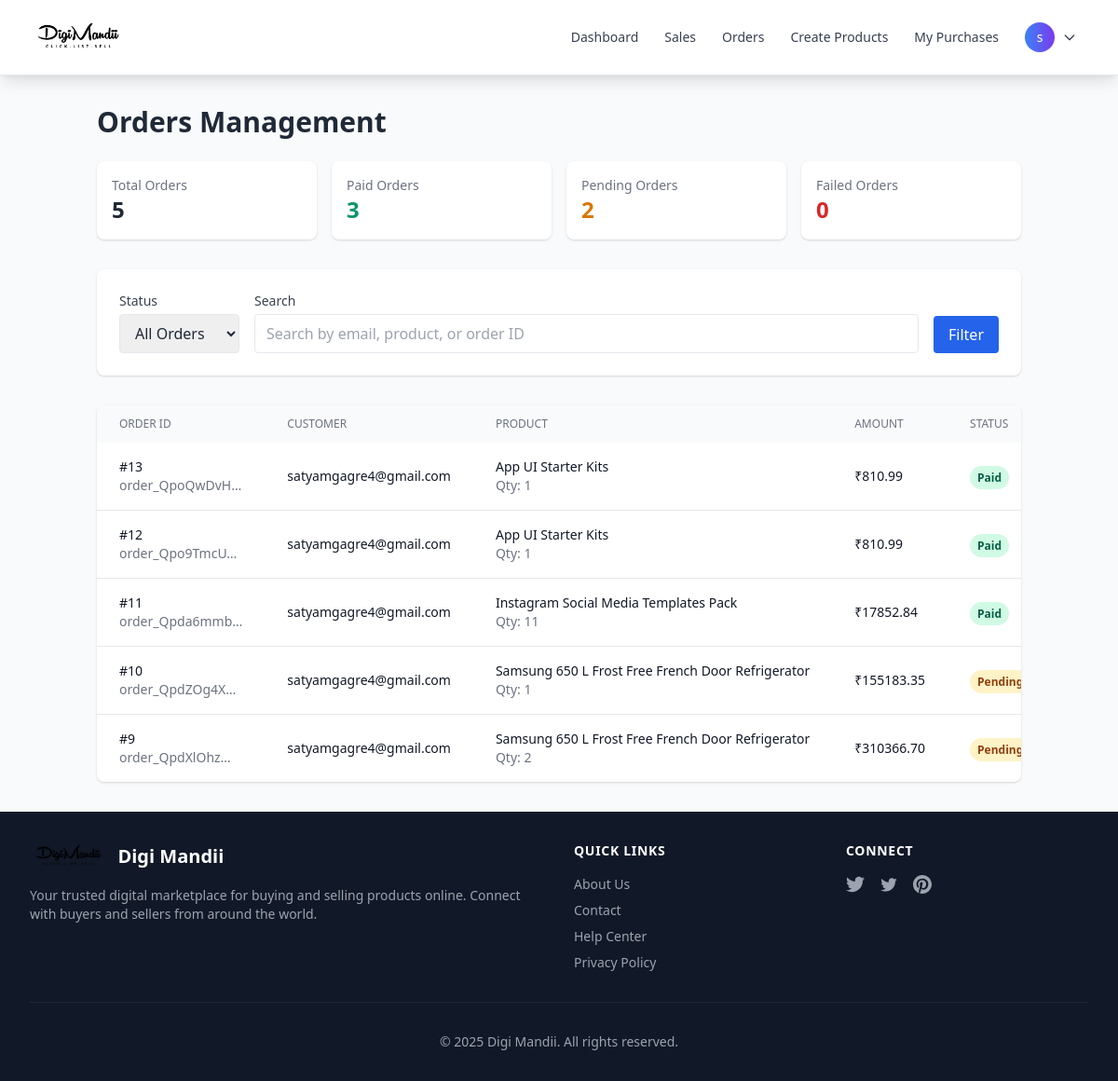
The page /orders/ (signed in) on the database as committed earlier.
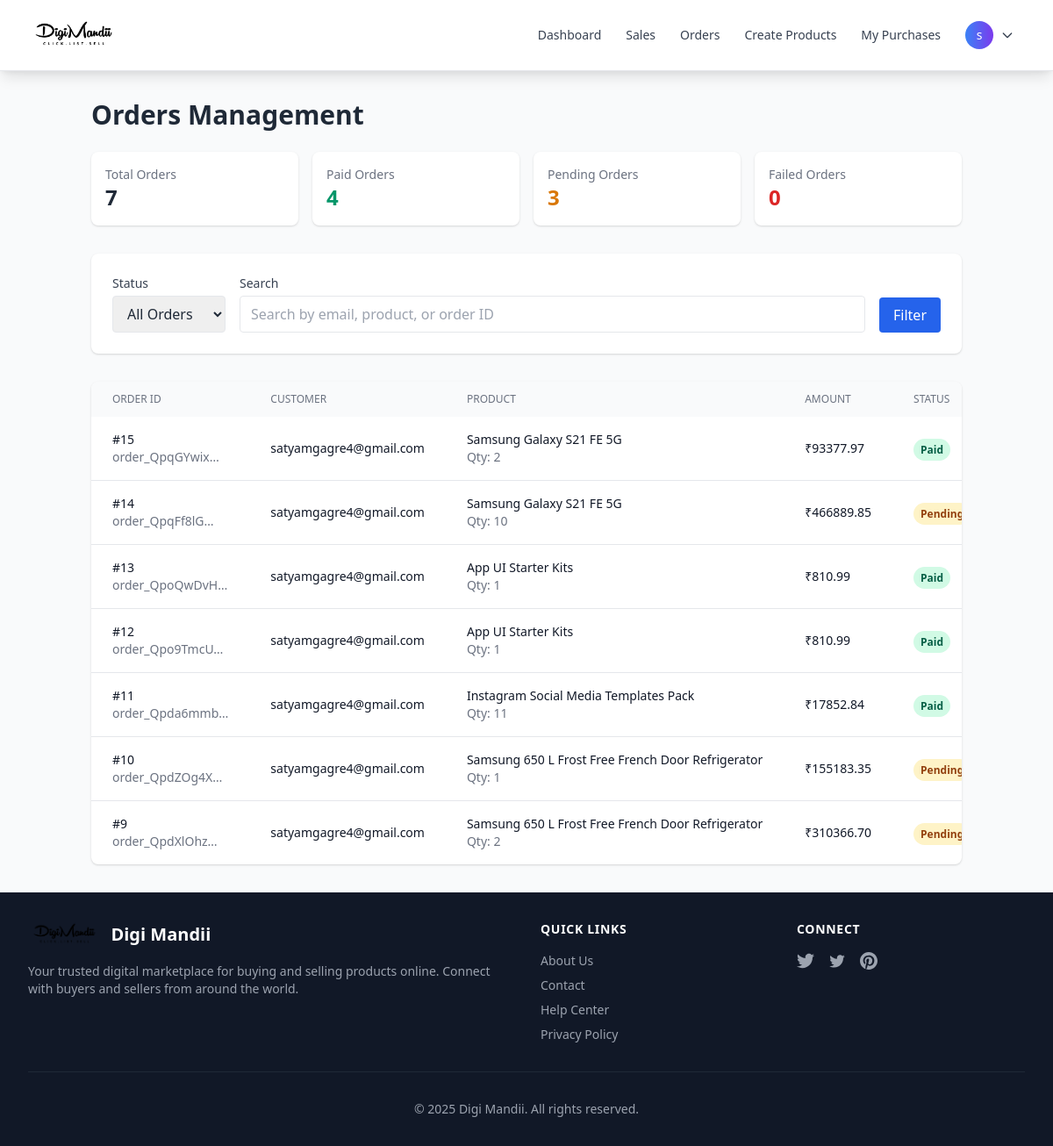
The same page on the database as committed later.
### mandii/models.py (models this page shows, shortened)
class OrderDetail(models.Model):
    user = models.ForeignKey(User, on_delete=models.CASCADE, related_name='orders', null=True, blank=True)
    customer_email = models.EmailField()
    product = models.ForeignKey(Product, on_delete=models.CASCADE)
    quantity = models.PositiveIntegerField(default=1)
    shipping_cost = models.FloatField(default=0.0)
    total_amount = models.FloatField(default=0.0)
    amount = models.IntegerField(help_text="Amount in paise")
    razorpay_order_id = models.CharField(max_length=200, unique=True, blank=True, null=True)
    razorpay_payment_id = models.CharField(max_length=200, blank=True, null=True)
    razorpay_signature = models.CharField(max_length=500, blank=True, null=True)
    has_paid = models.BooleanField(default=False)
    payment_status = models.CharField(
        max_length=20,
        choices=[
            ('pending', 'Pending'),
            ('completed', 'Completed'),
            ('failed', 'Failed'),
            ('refunded', 'Refunded'),
        ],
        default='pending'
    )
    failure_reason = models.CharField(max_length=500, blank=True, null=True)
    created_on = models.DateTimeField(auto_now_add=True)
    updated_on = models.DateTimeField(auto_now=True)
    class Meta:
        ordering = ['-created_on']

class Product(models.Model):
    seller = models.ForeignKey(User, on_delete=models.CASCADE, related_name='products')
    name = models.CharField(max_length=100)
    description = models.CharField(max_length=200)
    price = models.DecimalField(max_digits=10, decimal_places=2, validators=[MinValueValidator(Decimal('0.01'))])
    file = models.FileField(upload_to='uploads')
    is_active = models.BooleanField(default=True)
    created_on = models.DateTimeField(auto_now_add=True)
    updated_on = models.DateTimeField(auto_now=True)
    class Meta:
        ordering = ['-created_on']

### mandii/views.py (the view)
# urls.py: path('orders/', views.orders_view, name='orders'),
@login_required
def orders_view(request):
    from django.core.paginator import Paginator
    from django.db.models import Q
    status_filter = request.GET.get('status', 'all')
    search_query = request.GET.get('search', '')
    orders = OrderDetail.objects.select_related('product', 'user').order_by('-created_on')
    if status_filter == 'paid':
        orders = orders.filter(has_paid=True)
    elif status_filter == 'pending':
        orders = orders.filter(has_paid=False, payment_status='pending')
    elif status_filter == 'failed':
        orders = orders.filter(payment_status='failed')
    elif status_filter == 'completed':
        orders = orders.filter(payment_status='completed')
    if search_query:
        orders = orders.filter(
            Q(customer_email__icontains=search_query) |
            Q(product__name__icontains=search_query) |
            Q(razorpay_order_id__icontains=search_query)
        )
    paginator = Paginator(orders, 20)  # 20 orders per page
    page_number = request.GET.get('page')
    page_obj = paginator.get_page(page_number)
    total_orders = OrderDetail.objects.count()
    paid_orders = OrderDetail.objects.filter(has_paid=True).count()
    pending_orders = OrderDetail.objects.filter(has_paid=False, payment_status='pending').count()
    failed_orders = OrderDetail.objects.filter(payment_status='failed').count()
    context = {
        'title': 'Orders',
        'orders': page_obj,
        'status_filter': status_filter,
        'search_query': search_query,
        'total_orders': total_orders,
        'paid_orders': paid_orders,
        'pending_orders': pending_orders,
        'failed_orders': failed_orders,
    }
    return render(request, 'mandii/orders.html', context)

### mandii/templates/mandii/orders.html (shortened to what the changed rows need)
{% extends 'mandii/base.html' %}
{% block body %}
<!DOCTYPE html>
<html lang="en">
<head>
    <link href="https://cdnjs.cloudflare.com/ajax/libs/tailwindcss/2.2.19/tailwind.min.css" rel="stylesheet">
</head>
<body class="bg-gray-100">
    <div class="container mx-auto px-4 py-8">
        <div class="mb-6">
            <h1 class="text-3xl font-bold text-gray-800">Orders Management</h1>
        </div>
        <div class="grid grid-cols-1 md:grid-cols-4 gap-4 mb-8">
            <div class="bg-white rounded-lg shadow p-4">
                <h3 class="text-sm font-medium text-gray-500">Total Orders</h3>
                <p class="text-2xl font-bold text-gray-800">{{ total_orders }}</p>
            </div>
            <div class="bg-white rounded-lg shadow p-4">
                <h3 class="text-sm font-medium text-gray-500">Paid Orders</h3>
                <p class="text-2xl font-bold text-green-600">{{ paid_orders }}</p>
            </div>
            <div class="bg-white rounded-lg shadow p-4">
                <h3 class="text-sm font-medium text-gray-500">Pending Orders</h3>
                <p class="text-2xl font-bold text-yellow-600">{{ pending_orders }}</p>
            </div>
        </div>
        <div class="bg-white rounded-lg shadow overflow-hidden">
            <div class="overflow-x-auto">
                <table class="w-full">
                    <thead class="bg-gray-50">
                        <tr>
                            <th class="px-6 py-3 text-left text-xs font-medium text-gray-500 uppercase">Order ID</th>
                            <th class="px-6 py-3 text-left text-xs font-medium text-gray-500 uppercase">Customer</th>
                            <th class="px-6 py-3 text-left text-xs font-medium text-gray-500 uppercase">Product</th>
                            <th class="px-6 py-3 text-left text-xs font-medium text-gray-500 uppercase">Amount</th>
                            <th class="px-6 py-3 text-left text-xs font-medium text-gray-500 uppercase">Status</th>
                        </tr>
                    </thead>
                    <tbody class="divide-y divide-gray-200">
                        {% for order in orders %}
                        <tr class="hover:bg-gray-50">
                            <td class="px-6 py-4 whitespace-nowrap">
                                <div class="text-sm font-medium text-gray-900">#{{ order.id }}</div>
                                <div class="text-sm text-gray-500">{{ order.razorpay_order_id|truncatechars:15 }}</div>
                            </td>
                            <td class="px-6 py-4 whitespace-nowrap">
                                <div class="text-sm text-gray-900">{{ order.customer_email }}</div>
                            </td>
                            <td class="px-6 py-4 whitespace-nowrap">
                                <div class="text-sm text-gray-900">{{ order.product.name }}</div>
                                <div class="text-sm text-gray-500">Qty: {{ order.quantity }}</div>
                            </td>
                            <td class="px-6 py-4 whitespace-nowrap">
                                <div class="text-sm text-gray-900">₹{{ order.total_amount|floatformat:2 }}</div>
                            </td>
                            <td class="px-6 py-4 whitespace-nowrap">
                                {% if order.has_paid %}
                                    <span class="px-2 py-1 text-xs font-semibold rounded-full bg-green-100 text-green-800">
                                        Paid
                                    </span>
                                {% elif order.payment_status == 'failed' %}
                                    <span class="px-2 py-1 text-xs font-semibold rounded-full bg-red-100 text-red-800">
                                        Failed
                                    </span>
                                {% else %}
                                    <span class="px-2 py-1 text-xs font-semibold rounded-full bg-yellow-100 text-yellow-800">
                                        Pending
                                    </span>
                                {% endif %}
                            </td>
                        </tr>
                        {% empty %}
                        <tr>
                            <td colspan="7" class="px-6 py-12 text-center text-gray-500">
                                No orders found
                            </td>
                        </tr>
                        {% endfor %}
                    </tbody>
                </table>
            </div>
        </div>
    </div>
</body>
</html>
{% endblock %}

Rows that differ between the two databases and show on the page:
added OrderDetail: id "15", razorpay_order_id "order_QpqGYwix…", customer_email "satyamgagre4@gmail.com", product.name "Samsung Galaxy S21 FE 5G", quantity "2", total_amount "93377.97", has_paid "Paid"
added OrderDetail: id "14", razorpay_order_id "order_QpqFf8lG…", customer_email "satyamgagre4@gmail.com", product.name "Samsung Galaxy S21 FE 5G", quantity "10", total_amount "466889.85", has_paid "Pending"
Other text that changed with them:
{{ total_orders }}: "5" → "7"
{{ paid_orders }}: "3" → "4"
{{ pending_orders }}: "2" → "3"
